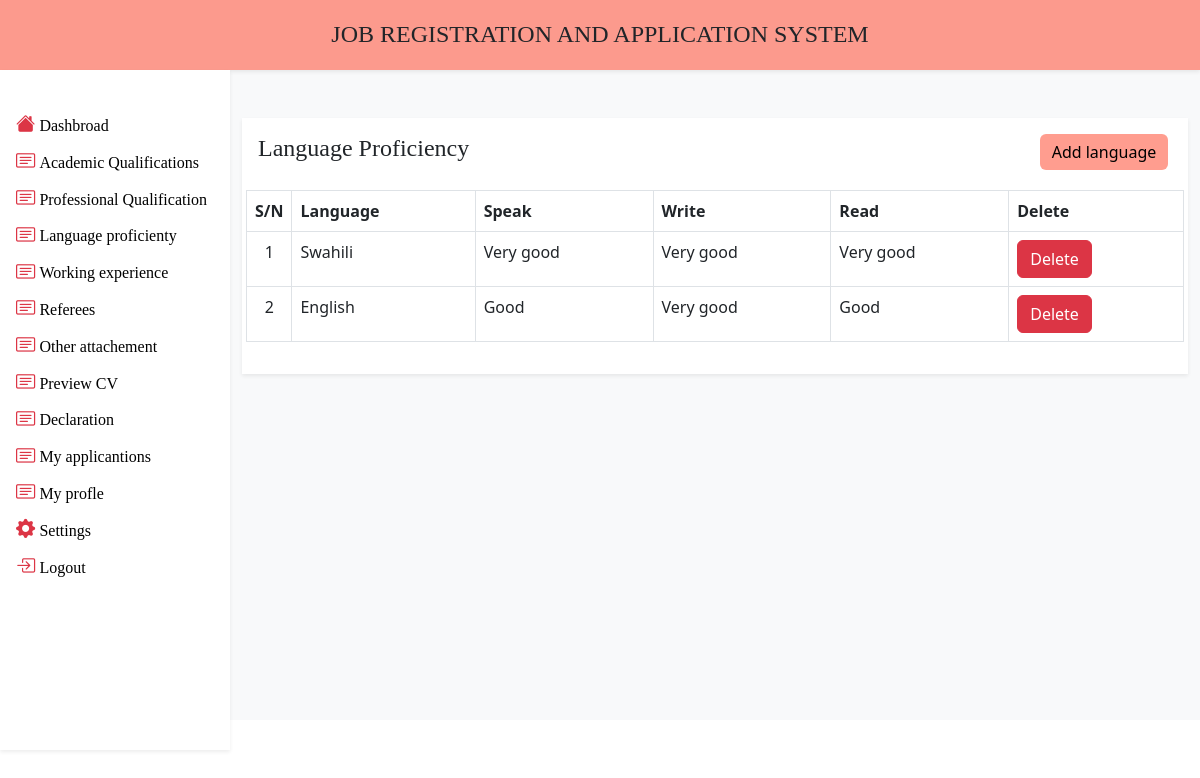
/applicant/language.php (signed in), run on the app's committed database.
### tables this page shows
CREATE TABLE `language` (
  `Lid` int(11) NOT NULL,
  `speak` varchar(15) NOT NULL,
  `lRead` varchar(15) NOT NULL,
  `applicantEmail` varchar(45) NOT NULL,
  `lWrite` varchar(15) NOT NULL,
  `language` varchar(25) NOT NULL
);

### applicant/language.php (the view)
<?php include_once "topHeader.php"; ?>
            <div class='container-fluid mt-5'>
                    <div class="card border-0 shadow-sm rounded-0">
                      <div class="card-body">
                        <div class="row">
                          <div class="col-md-10">
                            <p class="h4 font-f">Language Proficiency</p>
                          </div>
                          <div class="col-md-2">
                            <a href="addLanguage.php" class="btn btn-primary mb-3 text-black border-0 border-2" style="background-color:rgba(255, 93, 69, 0.6);">Add language</a>
                          </div>
                        <table class='table table-hover table-bordered mt-1' id="post-table">
                          <thead>
                            <tr>
                              <th width='1%'>S/N</th>
                              <th >Language</th>
                              <th >Speak </th>
                              <th>Write </th>
                              <th>Read </th>
                              <th >Delete</th>
                            </tr>
                          </thead>
                          <tbody>
                            <?php
                              $no =  1;
                              $app = mysqli_query($con,"select * from  language where applicantEmail = '".$profile['email']."' ");
                              while ($query = mysqli_fetch_array($app)) {
                            ?>
                              <tr>
                                      <td class='text-center'><?php echo $no; ?></td>
                                        <td><?php echo $query['language']; ?> </td>
                                        <td> <?php echo $query['speak']; ?></td>
                                        <td> <?php echo $query['lWrite']; ?></td>
                                        <td><?php echo $query['lRead']; ?></td>
                                        <td>
                                          <a href="../app/qualificationHandler.php?langDelete=<?php echo $query['Lid']; ?>" class="btn btn-danger" onclick=" return confirm('Are you sure want to delete this..? ')">Delete</a>
                                        </td>
                              </tr>
                            <?php $no +=1; }?>
                          </tbody>
                        </table>
                      </div>
                    </div>
                </div>
            </div>
        </div>
</body>
</html>

### assets/css/style.css (style rules this page uses)
.font-f { font-family: initial; }

### data on the page
language: language "Swahili", speak "Very good", lWrite "Very good", lRead "Very good"
language: language "English", speak "Good", lWrite "Very good", lRead "Good"
